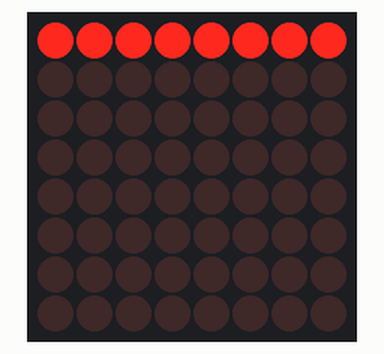
This sketch was run on a simulated Arduino Uno, built with avr-gcc and run on an emulated ATmega328P. Parts: 8×8 LED matrix.

Above: at 0.05 s.
At 0.55 s:
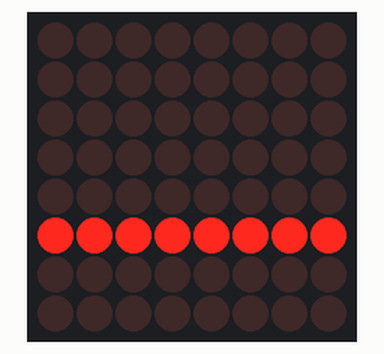
At 1.05 s:
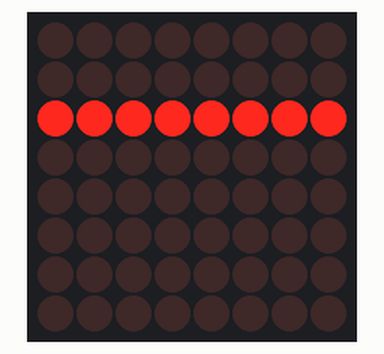

Measured:
- by itself, everything shown: repeats every 0.80 s, in 8 steps

The sketch:

Ledmatric.ino
```cpp
#include "LedControl.h"

LedControl lc = LedControl(12, 11, 10, 1);

void setup()
{
    lc.shutdown(0, false);
    lc.setIntensity(0, 8);
    lc.clearDisplay(0);
}

void loop()
{
    for (int row = 0; row < 8; row++)
    {
        lc.setRow(0, row, B11111111);
        delay(100);
        lc.setRow(0, row, 0);
    }
}
```
